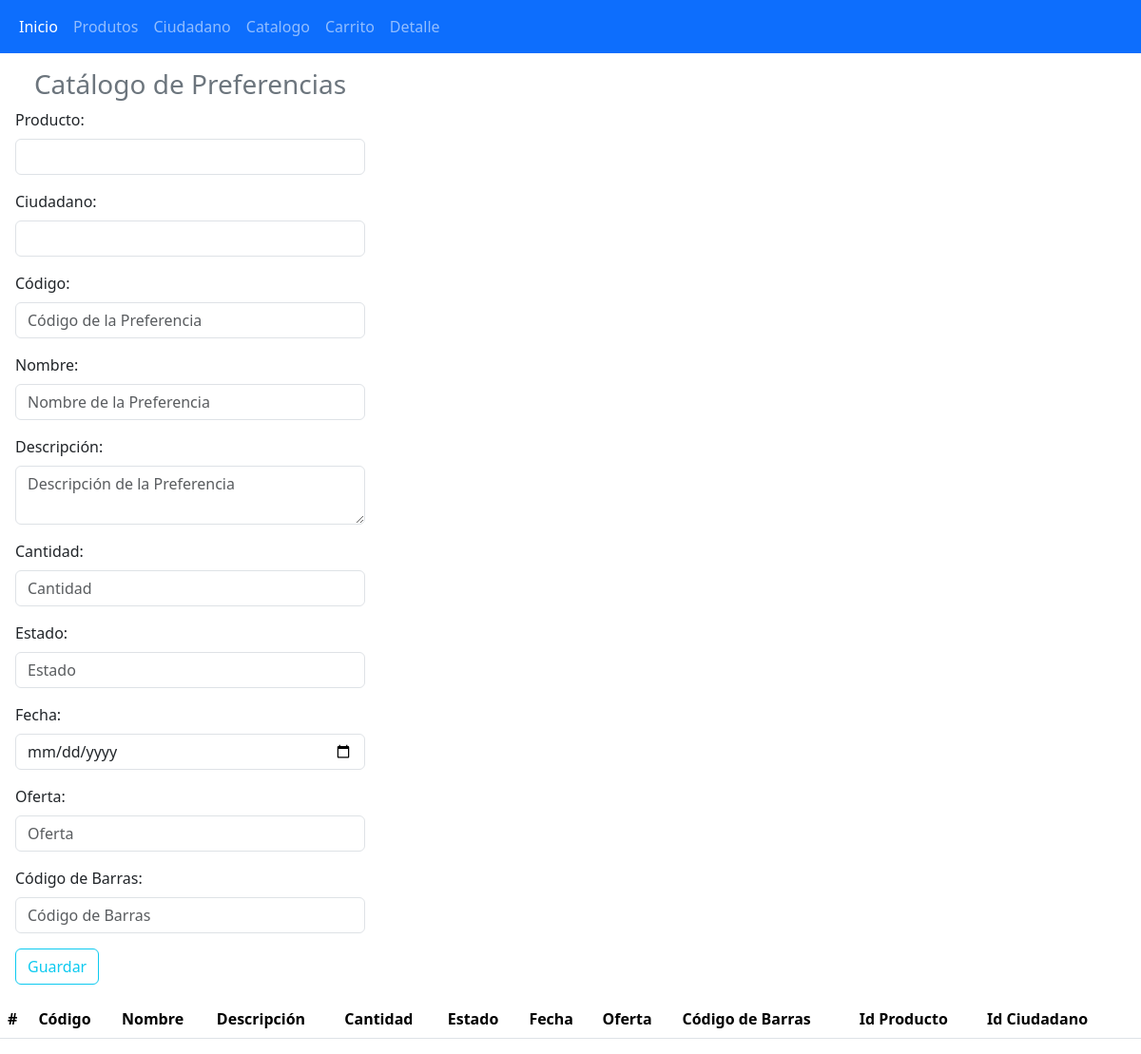
Page /catalogoPreferencias.php on the earlier database version.
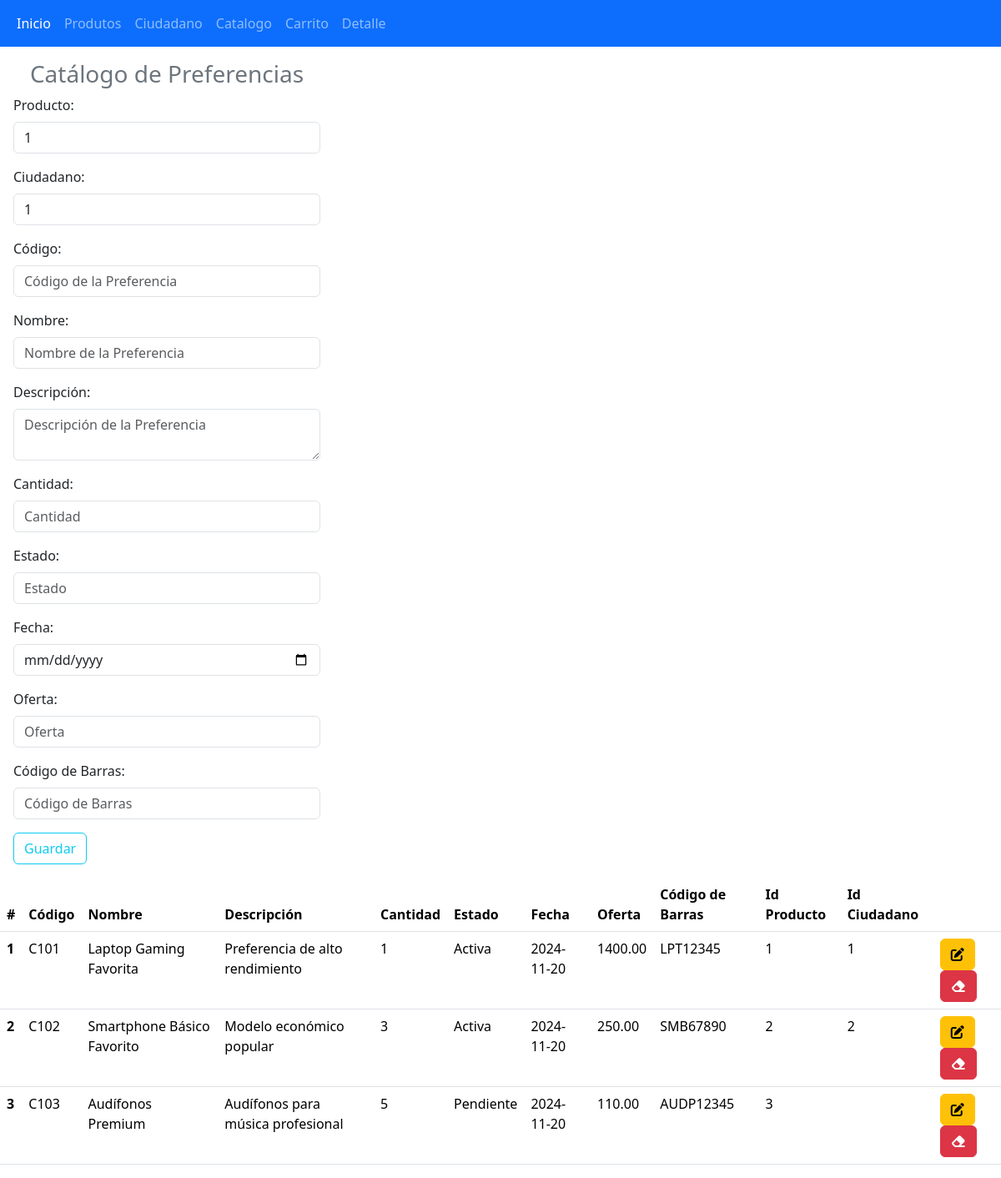
Same page on the later database version.
### tables this page shows
CREATE TABLE `catalogopreferencias` (
  `id` int(11) NOT NULL,
  `idProducto` int(11) NOT NULL,
  `idCiudadano` int(11) DEFAULT NULL,
  `codigo` varchar(50) NOT NULL,
  `nombre` varchar(100) DEFAULT NULL,
  `descripcion` text DEFAULT NULL,
  `cantidad` int(11) DEFAULT NULL,
  `estado` varchar(20) DEFAULT NULL,
  `fecha` date DEFAULT NULL,
  `oferta` decimal(10,2) DEFAULT NULL,
  `codigoBarras` varchar(50) DEFAULT NULL
);

### catalogoPreferencias.php (the view, shortened to what this page needs)
<!DOCTYPE html>
<html lang="es">
<head>
    <link href="https://cdn.jsdelivr.net/npm/bootstrap@5.3.3/dist/css/bootstrap.min.css" rel="stylesheet">
</head>
<body>
<?php
include "navbar.php";
include "conexion.php";
include "Inventario.php";
$inventario = new Inventario($conexion);
?>
<form class="col-4 p-3" method="POST">
    <fieldset>
        <h3 class="text-center text-secondary">Catálogo de Preferencias</h3>
        <div class="mb-3">
            <label class="form-label">Producto:</label>
            <?php $inventario->generarListaDesplegableIdProducto(); ?>
        </div>
        <div class="mb-3">
            <label class="form-label">Ciudadano:</label>
            <?php $inventario->generarListaDesplegableIdCiudadano(); ?>
        </div>
        <div class="mb-3">
            <label class="form-label">Código:</label>
            <input type="text" class="form-control" placeholder="Código de la Preferencia" name="codigo">
        </div>
        <div class="mb-3">
            <label class="form-label">Nombre:</label>
            <input type="text" class="form-control" placeholder="Nombre de la Preferencia" name="nombre">
        </div>
        <div class="mb-3">
            <label class="form-label">Descripción:</label>
            <textarea class="form-control" placeholder="Descripción de la Preferencia" name="descripcion"></textarea>
        </div>
        <div class="mb-3">
            <label class="form-label">Cantidad:</label>
            <input type="number" class="form-control" placeholder="Cantidad" name="cantidad">
        </div>
        <div class="mb-3">
            <label class="form-label">Estado:</label>
            <input type="text" class="form-control" placeholder="Estado" name="estado">
        </div>
        <div class="mb-3">
            <label class="form-label">Fecha:</label>
            <input type="date" class="form-control" name="fecha">
        </div>
        <div class="mb-3">
            <label class="form-label">Oferta:</label>
            <input type="text" class="form-control" placeholder="Oferta" name="oferta">
        </div>
        <div class="mb-3">
            <label class="form-label">Código de Barras:</label>
            <input type="text" class="form-control" placeholder="Código de Barras" name="codigoBarras">
        </div>
        <button type="submit" class="btn btn-outline-info m-auto" name="btnGuardar" value="ok">Guardar</button>
    </fieldset>
</form>
<?php
$sql = $conexion->query("SELECT id, codigo, nombre, descripcion, cantidad, estado, fecha, oferta, codigoBarras, idProducto, idCiudadano FROM catalogopreferencias");
?>
<table class="table">
    <thead class="bg-info">
    <tr>
        <th scope="col">#</th>
        <th scope="col">Código</th>
        <th scope="col">Nombre</th>
        <th scope="col">Descripción</th>
        <th scope="col">Cantidad</th>
        <th scope="col">Estado</th>
        <th scope="col">Fecha</th>
        <th scope="col">Oferta</th>
        <th scope="col">Código de Barras</th>
        <th scope="col">Id Producto</th>
        <th scope="col">Id Ciudadano</th>
        <th scope="col"></th>
    </tr>
    </thead>
    <tbody>
    <?php while($datos = $sql->fetch_object()){ ?>
        <tr>
            <th scope="row"><?= $datos->id ?></th>
            <td><?= $datos->codigo ?></td>
            <td><?= $datos->nombre ?></td>
            <td><?= $datos->descripcion ?></td>
            <td><?= $datos->cantidad ?></td>
            <td><?= $datos->estado ?></td>
            <td><?= $datos->fecha ?></td>
            <td><?= $datos->oferta ?></td>
            <td><?= $datos->codigoBarras ?></td>
            <td><?= $datos->idProducto ?></td>
            <td><?= $datos->idCiudadano ?></td>
            <td>
                <a href="actualizar/actualizarCatalogo.php?id=<?= $datos->id ?>" class="btn btn-small btn-warning"><i class="fa-solid fa-pen-to-square"></i></a>
                <a href="eliminar/eliminarCatalogo.php?id=<?= $datos->id ?>" class="btn btn-small btn-danger"><i class="fa-solid fa-eraser"></i></a>
            </td>
        </tr>
    <?php } ?>
    </tbody>
</table>
</body>
</html>

### Inventario.php (shortened to what this page needs)
<?php
class Inventario {
    private $conexion;
    public function __construct($conexion) {
        $this->conexion = $conexion;
    }
    public function generarListaDesplegableIdCiudadano() {
        $sql = $this->conexion->query("SELECT id FROM ciudadano ORDER BY id ASC");
        echo '<select class="form-control" name="idCiudadano">';
        while ($row = $sql->fetch_assoc()) {
            echo '<option value="' . $row['id'] . '">' . $row['id'] . '</option>';
        }
        echo '</select>';
    }
    public function generarListaDesplegableIdProducto() {
        $sql = $this->conexion->query("SELECT id FROM producto ORDER BY id ASC");
        echo '<select class="form-control" name="idProducto">';
        while ($row = $sql->fetch_assoc()) {
            echo '<option value="' . $row['id'] . '">' . $row['id'] . '</option>';
        }
        echo '</select>';
    }
}
?>

Differences in the rows shown:
added catalogopreferencias: id "1", codigo "C101", nombre "Laptop Gaming Favorita", descripcion "Preferencia de alto rendimiento", cantidad "1", estado "Activa", fecha "2024-11-20", oferta "1400.00", codigoBarras "LPT12345", idProducto "1", idCiudadano "1"
added catalogopreferencias: id "2", codigo "C102", nombre "Smartphone Básico Favorito", descripcion "Modelo económico popular", cantidad "3", estado "Activa", fecha "2024-11-20", oferta "250.00", codigoBarras "SMB67890", idProducto "2", idCiudadano "2"
added catalogopreferencias: id "3", codigo "C103", nombre "Audífonos Premium", descripcion "Audífonos para música profesional", cantidad "5", estado "Pendiente", fecha "2024-11-20", oferta "110.00", codigoBarras "AUDP12345", idProducto "3"
Other differences:
form field idProducto: (not shown) → "1"
form field idCiudadano: (not shown) → "1"
